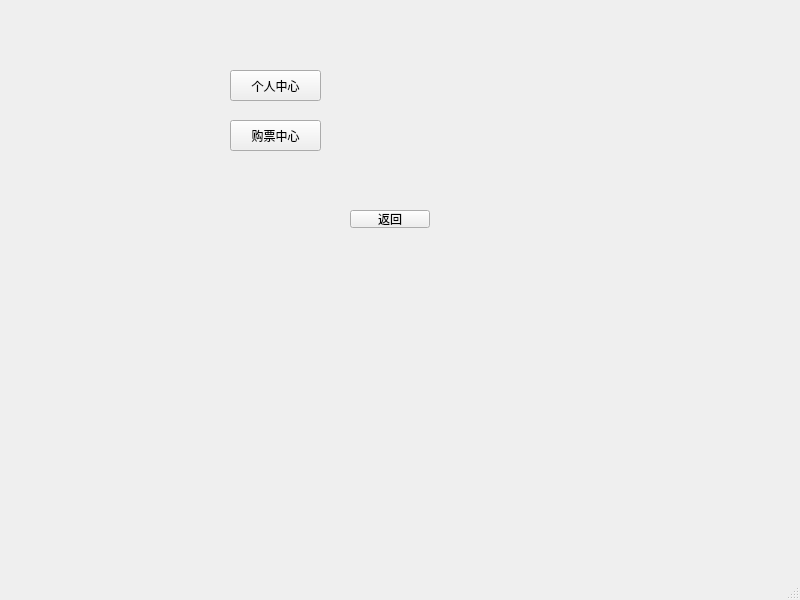
<?xml version="1.0" encoding="UTF-8"?>
<ui version="4.0">
 <class>Menu</class>
 <widget class="QMainWindow" name="Menu">
  <property name="geometry">
   <rect>
    <x>0</x>
    <y>0</y>
    <width>800</width>
    <height>600</height>
   </rect>
  </property>
  <property name="windowTitle">
   <string>MainWindow</string>
  </property>
  <widget class="QWidget" name="centralwidget">
   <widget class="QPushButton" name="my">
    <property name="geometry">
     <rect>
      <x>230</x>
      <y>70</y>
      <width>91</width>
      <height>31</height>
     </rect>
    </property>
    <property name="text">
     <string>个人中心</string>
    </property>
   </widget>
   <widget class="QPushButton" name="booking">
    <property name="geometry">
     <rect>
      <x>230</x>
      <y>120</y>
      <width>91</width>
      <height>31</height>
     </rect>
    </property>
    <property name="text">
     <string>购票中心</string>
    </property>
   </widget>
   <widget class="QPushButton" name="back1">
    <property name="geometry">
     <rect>
      <x>350</x>
      <y>210</y>
      <width>80</width>
      <height>18</height>
     </rect>
    </property>
    <property name="text">
     <string>返回</string>
    </property>
   </widget>
  </widget>
  <widget class="QMenuBar" name="menubar">
   <property name="geometry">
    <rect>
     <x>0</x>
     <y>0</y>
     <width>800</width>
     <height>17</height>
    </rect>
   </property>
  </widget>
  <widget class="QStatusBar" name="statusbar"/>
 </widget>
 <resources/>
 <connections/>
</ui>
